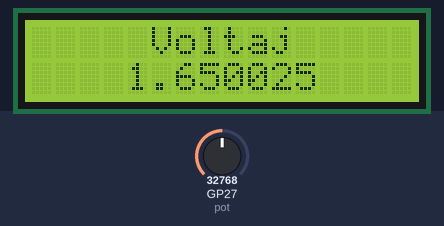
Bench run of a program on a simulated Raspberry Pi Pico running MicroPython. Parts: 16×2 character LCD. Inputs (shaded band) come from the test bench; at power-on: GP27 (pot) = 32768 (analog values on the 0–65535 scale). Library files of the repository ran but are not shown: lcd_api.py, pico_i2c_lcd.py; what the program prints to the serial console is not drawn.

Above: at 1.2 s.
1.3 s: GP27 (pot) set to 45874
At 3.2 s:
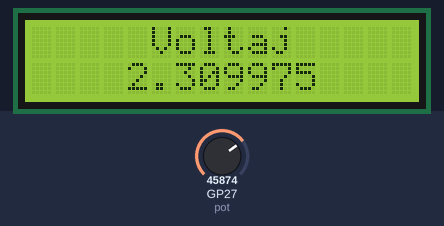
5.3 s: GP27 (pot) set to 57670
At 6.8 s:
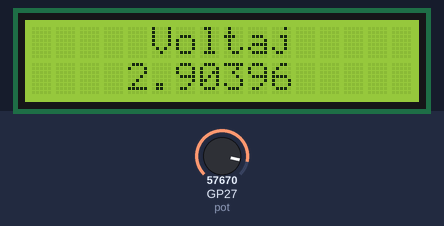
9.3 s: GP27 (pot) set to 65535
At 11.5 s:
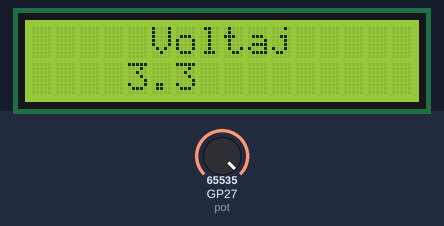
Timing chart, 0 to 13.0 s (numbered marks = the images above; inputs shaded):
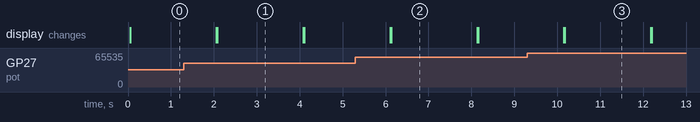

Measured:
- after the input at 1.3 s, the display: first differs from a run without the input after 0.78 s (image 1)
- after the input at 5.3 s, the display: first differs from a run without the input after 0.83 s (image 2)
- after the input at 9.3 s, the display: first differs from a run without the input after 0.88 s (image 3)
- what the display in image 1 shows lasts 2.0 s, from 2.1 s to 4.1 s

The program:

18_POT_Voltage_map.py
```python
#POT Voltaj,LCD, mapping#                    #// Potansiyometre ile voltajı LCD ekrana yazdıran uygulama //#
# LCD I2C çalıştırmak için LCD Jumperın takılı olduğundan emin olun.
# LcdApi ve I2cLcd kütüphaneleri LCD/Library klasöründe mevcuttur. Bu kütüphaneleri Piconun kök klasörü içine...
#// LcdApi kütüphanesini "lcd_api.py", I2cLcd kütüphanesini "pico_i2c_lcd.py" isminde kaydedin. İsimlerde değişiklik yapmayın!
from machine import ADC, Pin, I2C
import utime

pot = ADC(27)
donusturme_carpani = 3.3 / (65535)        # Analog girişten okunan 65535 değerin her bir baremi için çarpan katsayısı

#-----------------------LCD I2C ekranı çalıştırmak için gerekli kodlar.------------------------------------------#
from lcd_api import LcdApi          # LCD komutlarını çalıştıran kütüphane, Piconun içinde mutlaka olmalıdır.
from pico_i2c_lcd import I2cLcd     # LCD komutlarını çalıştıran kütüphane, Piconun içinde mutlaka olmalıdır.
I2C_ADDR     = 0x27                 # LCD I2C ekran adresi, farklı olabilir, datasheet bakmak gerekir
I2C_NUM_ROWS = 2                    # LCD I2C ekran satır sayısı
I2C_NUM_COLS = 16                   # LCD I2C ekran sütun sayısı

sda=Pin(20)                         # LCD I2C ekranın SDA bağlantı pini
scl=Pin(21)                         # LCD I2C ekranın SCL bağlantı pini

i2c = I2C(0, sda=sda, scl=scl, freq=400000)              # Hata alırsanız frekansı değiştirin.(100000, 200000, 300000, 400000 vs.)
lcd = I2cLcd(i2c, I2C_ADDR, I2C_NUM_ROWS, I2C_NUM_COLS)
#-------------------------------------------------------------#


def convert(x, in_min, in_max, out_min, out_max):    # Analog giriş değerini yüzdesel orantılamak için kullanılan fonksiyon
    return (x - in_min) * (out_max - out_min) // (in_max - in_min) + out_min

while True:
    voltage = pot.read_u16() * donusturme_carpani
    print("Voltaj=", voltage)
    print("Yüzde= ", convert(pot.read_u16(), 1000, 65535, 0, 100))     # Voltajın yüzdesi seri ekranda yazdırılıyor...
    print("--------------------------")

    lcd.move_to(5, 0)                   # Voltajın değeri LCD I2C ekranda yazdırılıyor...
    lcd.putstr("Voltaj")
    lcd.move_to(4, 1)
    lcd.putstr(str(voltage))            # LCD ekranda göstermek için float değeri stringe çeviren str() fonksiyonunu kullandık.

    utime.sleep(2)
    lcd.clear()
```
